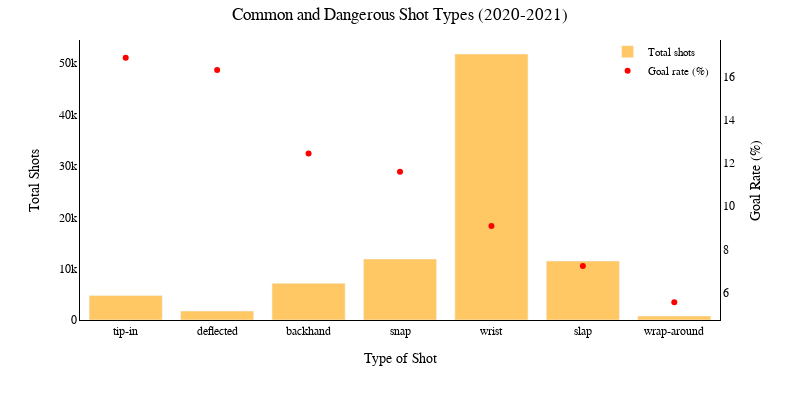

Source (notebook cell):
### Markdown cell above
### First Figure_choice

### Code cell
order = ratios.sort_values(ascending=False).index

ratios_sorted = ratios.loc[order]
sums_shots_sorted = sums_shots.loc[order]

fig = go.Figure()

# Bar: total shots
fig.add_trace(go.Bar(
    x=sums_shots_sorted.index.astype(str),
    y=sums_shots_sorted.values,
    name="Total shots",
    marker_color="orange",
    opacity=0.6,
    yaxis="y1"
))

# Line: ratio (%) of goals, second axis
fig.add_trace(go.Scatter(
    x=ratios_sorted.index.astype(str),
    y=ratios_sorted.values,
    name="Goal rate (%)",
    mode="markers",
    marker=dict(color="red"),
    yaxis="y2"
))

# Layout with dual y-axes

family_titles="Times New Roman"
fig.update_layout(
    plot_bgcolor="white",
    paper_bgcolor="white",
    title=dict(
    text="Common and Dangerous Shot Types (2020-2021)",
    font=dict(size=17, family=family_titles, color="black"),  # title font
    x=0.5,
    pad=dict(t=1)

    ),
    xaxis=dict(
        title=dict(
            text="Type of Shot",
            font=dict(size=14, family=family_titles, color="black")
        ),
        tickfont=dict(size=12, family=family_titles, color="black"),
        showgrid=False,
        zeroline=False,      
        showline=True,       
        linecolor="black",   
        linewidth=1        
    ),
    yaxis=dict(
        title=dict(
            text="Total Shots",
            font=dict(size=14, family=family_titles, color="black")
        ),
        tickfont=dict(size=12, family=family_titles, color="black"),
        showgrid=False,
        zeroline=False,      
        showline=True,       
        linecolor="black",   
        linewidth=1        
    ),
    yaxis2=dict(
        title=dict(
            text="Goal Rate (%)",
            font=dict(size=14, family=family_titles, color="black")
        ),
        tickfont=dict(size=12, family=family_titles, color="black"),
        overlaying="y",
        side="right",
        showgrid=False,
        zeroline=False,      
        showline=True,       
        linecolor="black",   
        linewidth=1        
    ),
    legend=dict(
        x=0.99, y=1.01,              
        xanchor="right", yanchor="top",
        font=dict(size=11, family=family_titles, color="black"),
        bgcolor="rgba(255,255,255,0.5)"  # optional background
    ),
    barmode="group",
    margin=dict(t=40)
    )

#fig.add_annotation(
#    text=caption,
#    xref="paper", yref="paper",
#    x=1.1, y=-0.4,
#    showarrow=False,
#    font=dict(size=12, family=family_titles, color="black"),
#    align="left"
#)
fig.update_layout(width=800, height=400)
fig.write_image(OUT_PATH_VIS+"Shot_Types_2020_2021.svg")
fig.write_image(OUT_PATH_VIS+"Shot_Types_2020_2021.png", scale=5)
fig.write_html(OUT_PATH_VIS + "Shot_Types_2020_2021.html", include_plotlyjs="cdn", full_html=False)
fig.show()

### Figure 1 — Plotly figure (JSON) as saved in the notebook; plotly's stock layout.template omitted (floating-point values rounded to 4 significant figures)
{"data": [{"marker": {"color": "orange"}, "name": "Total shots", "opacity": 0.6, "type": "bar", "x": ["tip-in", "deflected", "backhand", "snap", "wrist", "slap", "wrap-around"], "y": [4756, 1739, 7149, 11875, 51806, 11481, 776], "yaxis": "y"}, {"marker": {"color": "red"}, "mode": "markers", "name": "Goal rate (%)", "type": "scatter", "x": ["tip-in", "deflected", "backhand", "snap", "wrist", "slap", "wrap-around"], "y": [16.9, 16.33, 12.45, 11.6, 9.08, 7.23, 5.54], "yaxis": "y2"}], "layout": {"barmode": "group", "height": 400, "legend": {"bgcolor": "rgba(255,255,255,0.5)", "font": {"color": "black", "family": "Times New Roman", "size": 11}, "x": 0.99, "xanchor": "right", "y": 1.01, "yanchor": "top"}, "margin": {"t": 40}, "paper_bgcolor": "white", "plot_bgcolor": "white", "title": {"font": {"color": "black", "family": "Times New Roman", "size": 17}, "pad": {"t": 1}, "text": "Common and Dangerous Shot Types (2020-2021)", "x": 0.5}, "width": 800, "xaxis": {"linecolor": "black", "linewidth": 1, "showgrid": false, "showline": true, "tickfont": {"color": "black", "family": "Times New Roman", "size": 12}, "title": {"font": {"color": "black", "family": "Times New Roman", "size": 14}, "text": "Type of Shot"}, "zeroline": false}, "yaxis": {"linecolor": "black", "linewidth": 1, "showgrid": false, "showline": true, "tickfont": {"color": "black", "family": "Times New Roman", "size": 12}, "title": {"font": {"color": "black", "family": "Times New Roman", "size": 14}, "text": "Total Shots"}, "zeroline": false}, "yaxis2": {"linecolor": "black", "linewidth": 1, "overlaying": "y", "showgrid": false, "showline": true, "side": "right", "tickfont": {"color": "black", "family": "Times New Roman", "size": 12}, "title": {"font": {"color": "black", "family": "Times New Roman", "size": 14}, "text": "Goal Rate (%)"}, "zeroline": false}}}
